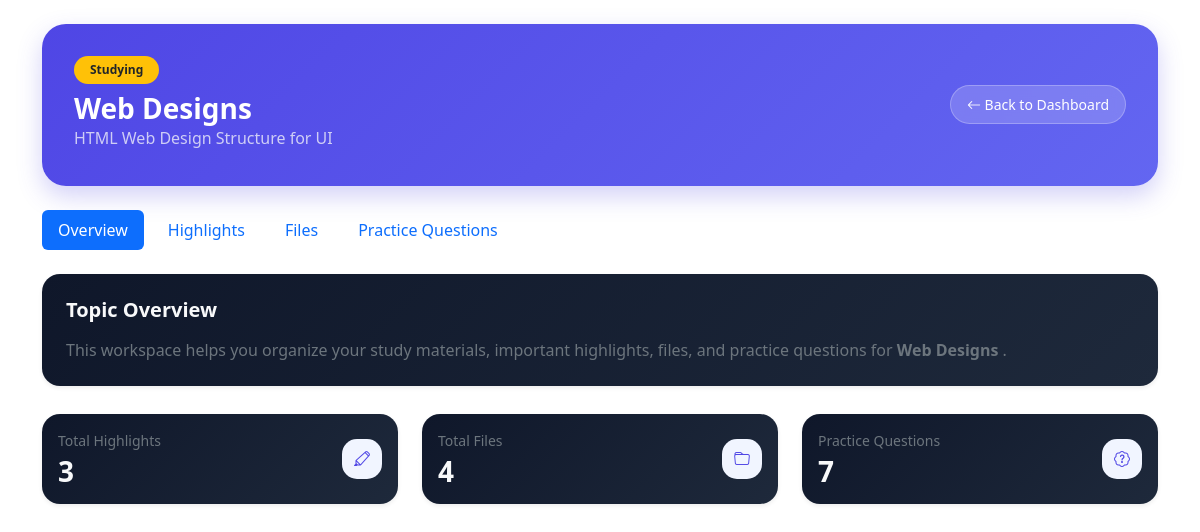
The page /dashboard/topic.php?id=4 (signed in) on the database its author committed.
### tables this page shows
CREATE TABLE `subject_topics` (
  `id` int(11) NOT NULL,
  `schedule_id` int(11) NOT NULL,
  `topic_name` varchar(255) NOT NULL,
  `status` enum('Upcoming','Ongoing','Completed') DEFAULT 'Upcoming',
  `created_at` timestamp NOT NULL DEFAULT current_timestamp(),
  `description` text DEFAULT NULL,
  `mastery_level` enum('Not Started','Studying','Mastered') DEFAULT 'Not Started'
);

### dashboard/process_topic.php (called while the page is built, shortened)
<?php
require '../includes/db.php';
$user_id = $_SESSION['user']['id'];
$topic_id = (int) $_GET['id'];
$stmt = $conn->prepare("
    SELECT
        subject_topics.*,
        schedules.subject_name,
        schedules.subject_code,
        schedules.instructor,
        schedules.room,
        schedules.units,
        schedule_days.day_name
    FROM subject_topics
    INNER JOIN schedules
        ON subject_topics.schedule_id = schedules.id
    INNER JOIN schedule_days
        ON schedules.day_id = schedule_days.id
    WHERE subject_topics.id = ?
    AND schedule_days.user_id = ?
");
$stmt->bind_param(
    "ii",
    $topic_id,
    $user_id
);
$stmt->execute();
$result = $stmt->get_result();
$topic = $result->fetch_assoc();
$highlightStmt = $conn->prepare("
    SELECT COUNT(*) AS total
    FROM topic_highlights
    WHERE topic_id = ?
");
$highlightStmt->bind_param("i", $topic_id);
$highlightStmt->execute();
$highlightCount =
    $highlightStmt
    ->get_result()
    ->fetch_assoc()['total'];
$fileStmt = $conn->prepare("
    SELECT COUNT(*) AS total
    FROM topic_files
    WHERE topic_id = ?
");
$fileStmt->bind_param("i", $topic_id);
$fileStmt->execute();
$fileCount =
    $fileStmt
    ->get_result()
    ->fetch_assoc()['total'];
$questionStmt = $conn->prepare("
    SELECT COUNT(*) AS total
    FROM topic_questions
    WHERE topic_id = ?
");
$questionStmt->bind_param("i", $topic_id);
$questionStmt->execute();
$questionCount =
    $questionStmt
    ->get_result()
    ->fetch_assoc()['total'];
?>

### dashboard/topic.php (shortened to what this page needs)
<?php
include 'process_topic.php';
include '../includes/header.php';
?>
<link href="../assets/css/subjects.css" rel="stylesheet">
</head>
<body>
<div class="container py-4">
    <div class="welcome-card mb-4">
        <div class="row align-items-center">
            <div class="col-12 col-lg-3
                        order-1 order-lg-2
                        text-start text-lg-end mb-3 mb-lg-0">
                <a href="index.php"
                   class="btn btn-light btn-sm rounded-pill px-3 py-2">
                    <i class="bi bi-arrow-left"></i>
                    Back to Dashboard
                </a>
            </div>
            <div class="col-12 col-lg-9
                        order-2 order-lg-1
                        text-center text-lg-start">
                    <span class="badge rounded-pill px-3 py-2 mb-2
                    <?=
                        $topic['mastery_level'] == 'Mastered'
                        ? 'bg-success'
                        : (
                            $topic['mastery_level'] == 'Studying'
                            ? 'bg-warning text-dark'
                            : 'bg-light text-dark'
                        );
                    ?>">
                    <?= $topic['mastery_level']; ?>
                </span>
                <h3 class="fw-bold text-white mb-0">
                    <?= htmlspecialchars($topic['topic_name']); ?>
                </h3>
                <p class="text-light opacity-75 mb-1 text-break">
                    <?= htmlspecialchars($topic['description']); ?>
                </p>
            </div>
        </div>
    </div>
    <?php include 'tabs_topic.php'; ?>
    <div class="tab-content">
        <?php include 'overview_topic_tab.php'; ?>
    </div>
</div>
</body>
</html>

### dashboard/overview_topic_tab.php
<div class="tab-pane fade <?= (!isset($_GET['tab']) || $_GET['tab'] == 'overview') ? 'show active' : ''; ?>"
     id="overview">
    <div class="card border-0 shadow-sm p-4 subject-card">
        <h5 class="fw-bold text-light mb-3">
            Topic Overview
        </h5>
        <p class="text-secondary mb-0">
            This workspace helps you organize your study materials,
            important highlights,
            files, and practice questions for
            <strong>
                <?= htmlspecialchars($topic['topic_name']); ?>
            </strong>.
        </p>
    </div>
    <div class="row g-4 mt-1">
        <div class="col-6 col-md-6 col-lg-4">
            <div class="card border-0 shadow-sm subject-card h-100">
                <div class="card-body">
                    <div class="d-flex justify-content-between align-items-center">
                        <div>
                            <p class="text-secondary small mb-1">
                                Total Highlights
                            </p>
                            <h3 class="fw-bold text-light mb-0">
                                <?= $highlightCount ?? 0; ?>
                            </h3>
                        </div>
                        <div class="subject-icon">
                            <i class="bi bi-highlighter"></i>
                        </div>
                    </div>
                </div>
            </div>
        </div>
        <div class="col-6 col-md-6 col-lg-4">
            <div class="card border-0 shadow-sm subject-card h-100">
                <div class="card-body">
                    <div class="d-flex justify-content-between align-items-center">
                        <div>
                            <p class="text-secondary small mb-1">
                                Total Files
                            </p>
                            <h3 class="fw-bold text-light mb-0">
                                <?= $fileCount ?? 0; ?>
                            </h3>
                        </div>
                        <div class="subject-icon">
                            <i class="bi bi-folder"></i>
                        </div>
                    </div>
                </div>
            </div>
        </div>
        <div class="col-6 col-md-6 col-lg-4">
            <div class="card border-0 shadow-sm subject-card h-100">
                <div class="card-body">
                    <div class="d-flex justify-content-between align-items-center">
                        <div>
                            <p class="text-secondary small mb-1">
                                Practice Questions
                            </p>
                            <h3 class="fw-bold text-light mb-0">
                                <?= $questionCount ?? 0; ?>
                            </h3>
                        </div>
                        <div class="subject-icon">
                            <i class="bi bi-patch-question"></i>
                        </div>
                    </div>
                </div>
            </div>
        </div>
    </div>
</div>

### assets/css/subjects.css (style rules this page uses)
.subject-card { background: linear-gradient(135deg, #0f172a, #1e293b) !important; transition: 0.2s ease; border-radius: 18px; }
.welcome-card { background: linear-gradient(135deg, #4f46e5, #6366f1); border-radius: 24px; transition: 0.2s ease; padding: 2rem; box-shadow: 0 10px 25px rgba(79, 70, 229, 0.25); }
.subject-icon { width: 40px; height: 40px; border-radius: 15px; background: #f1f5ff; display: flex; align-items: center; justify-content: center; font-size: 1rem; color: #4f46e5; }
.welcome-card .btn-light { background: rgba(255,255,255,0.18); border: 1px solid rgba(255,255,255,0.25); color: #fff; transition: 0.2s ease; backdrop-filter: blur(6px); }

### rows shown on the page
subject_topics: mastery_level "Studying", topic_name "Web Designs", description "HTML Web Design Structure for UI"

### other values the page prints
$highlightCount "3"
$fileCount "4"
$questionCount "7"
